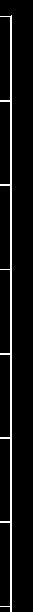
#> input picture univ/src/physics-report/ruler.png, 33 x 612 px
$ python main.py
#> lines starting #> are read from the running program, lines starting #| are printed output that depends on the picture; after the words box and inside, x2 and y2 are one past the last pixel; in counts of white or black regions, pixels touching at a corner belong together
#> in getRulerImg, returned value is the input picture: shape (612, 33, 3); 6.6% white in thin lines or dots, all inside (x1, y1, x2, y2) = (0, 15, 12, 612)
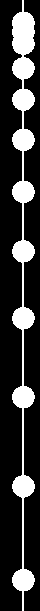
#> input picture univ/src/physics-report/balls.png, 40 x 611 px
#> in getBallsImg, returned value is the input picture: shape (611, 40, 3); 21.2% white; 1 white region, box (x1, y1, x2, y2) and area: (12, 0, 35, 611) 5177
### univ/src/physics-report/ballimg.py
#!/usr/bin/env python3

import cv2
import numpy as np


def calcPxPerMetre(rulerImg: cv2.typing.MatLike) -> float | None:
    imgNpArray = np.asarray(rulerImg)
    hight, width, _ = imgNpArray.shape
#> hight = 612; width = 33

    for x in range(width):
        topPix = imgNpArray[0, x]
        changeYList = []
        continuousChanges = []

        prevChanged = False
        for y in range(1, hight):
            if (topPix != imgNpArray[y, x]).any():
                prevChanged = True
                continuousChanges += [y]
            else:
                if prevChanged:
                    prevChanged = False
                    changeYList += [continuousChanges]
                    continuousChanges = []

        if len(changeYList) != 0:
            avgYList = [sum(p) / len(p) for p in changeYList]
            dyList = [avgYList[i + 1] - avgYList[i] for i in range(len(avgYList) - 1)]
            return (sum(dyList) / len(dyList)) * 10
#> this loop made 1 pass
#> topPix on pass 1: [0, 0, 0]
    return None


def calcBallsY(pxPerMetre: float, ballsImg: cv2.typing.MatLike):
#> called with pxPerMetre = 842.9
    imgNpArray = np.asarray(ballsImg)
    hight, width, _ = imgNpArray.shape
#> hight = 611; width = 40

    for x in range(width):
        topPixel = imgNpArray[0, x]
        changeYList = []
        continuousChanges = []

        prevChanged = False
        for y in range(1, hight):
            if (topPixel != imgNpArray[y, x]).any():
                prevChanged = True
                continuousChanges += [y]
            else:
                if prevChanged:
                    prevChanged = False
                    changeYList += [continuousChanges]
                    continuousChanges = []

        if len(changeYList) != 0:
            avgYList = [sum(p) / len(p) for p in changeYList]
            yList = [(i - min(avgYList)) / pxPerMetre for i in avgYList]
            return yList


# [6 lines left out: function listNumericDiff, not called in this run]

### univ/src/physics-report/utils.py
#!/usr/bin/env python3

def listNumericDiff(argList, virgin):
    res = []
    for i in range(len(argList) - 1):
        res += [(argList[i + 1] - argList[i]) / virgin]

    return res

### univ/src/physics-report/noise.py
from random import random, randint


# [-0.01, 0.01] のノイズを適応
def noise(num):
    unsignedCoef = random() * 0.01
    sign = -(1 ** randint(0, 1))
    coef = unsignedCoef * sign
    return num + (num * coef)

### univ/src/physics-report/main.py
#!/usr/bin/env python3

import matplotlib
import matplotlib.pyplot as plt
import japanize_matplotlib
import cv2
import numpy as np
import base64
import pandas as pd
import os

import noise
import ballimg
import utils

strobeInterval = 1 / 30

matplotlib.use('Agg')


def getBallsImg() -> cv2.typing.MatLike:
    return cv2.imread("balls.png")


def getRulerImg():
    return cv2.imread("ruler.png")

rulerImg = getRulerImg()
ballsImg = getBallsImg()

def drawGraph():
    rawY = ballimg.calcBallsY(ballimg.calcPxPerMetre(rulerImg), ballsImg)
#> rawY = [0, 0.0107, 0.0243, 0.054, 0.0908, 0.138, 0.201, 0.271, 0.351, 0.444, 0.55, 0.661]
    y = list(map(noise.noise, rawY))
#> y = [0, 0.0107, 0.0242, 0.0535, 0.0902, 0.138, 0.2, 0.269, 0.347, 0.442, 0.545, 0.658]
    # y = calcBallsY(calcPxPerMetre())
    v = utils.listNumericDiff(y, strobeInterval)
#> the loop in listNumericDiff, `for i in range(len(argList) - 1):` made 11 passes
#> res on passes 1 to 9: [0.32], [0.32, 0.406], [0.32, 0.406, 0.877], [0.32, 0.406, 0.877, 1.1], [0.32, 0.406, 0.877, 1.1, 1.42], [0.32, 0.406, 0.877, 1.1, 1.42, 1.88], [0.32, 0.406, 0.877, 1.1, 1.42, 1.88, 2.08], [0.32, 0.406, 0.877, 1.1, 1.42, 1.88, 2.08, 2.33], [0.32, 0.406, 0.877, 1.1, 1.42, 1.88, 2.08, 2.33, 2.86]
#> v = [0.32, 0.406, 0.877, 1.1, 1.42, 1.88, 2.08, 2.33, 2.86, 3.08, 3.38]
    a = utils.listNumericDiff(v, strobeInterval)
#> the loop in listNumericDiff (call 2), `for i in range(len(argList) - 1):` made 10 passes
#> res on passes 1 to 9: [2.59], [2.59, 14.12], [2.59, 14.12, 6.78], [2.59, 14.12, 6.78, 9.47], [2.59, 14.12, 6.78, 9.47, 13.87], [2.59, 14.12, 6.78, 9.47, 13.87, 5.84], [2.59, 14.12, 6.78, 9.47, 13.87, 5.84, 7.66], [2.59, 14.12, 6.78, 9.47, 13.87, 5.84, 7.66, 15.76], [2.59, 14.12, 6.78, 9.47, 13.87, 5.84, 7.66, 15.76, 6.66]
#> a = [2.59, 14.12, 6.78, 9.47, 13.87, 5.84, 7.66, 15.76, 6.66, 9.12]

    t_y = [strobeInterval * i for i in range(len(y))]
#> t_y = [0, 0.0333, 0.0667, 0.1, 0.133, 0.167, 0.2, 0.233, 0.267, 0.3, 0.333, 0.367]
    t_v = [strobeInterval / 2 + i for i in t_y][:-1]
#> t_v = [0.0167, 0.05, 0.0833, 0.117, 0.15, 0.183, 0.217, 0.25, 0.283, 0.317, 0.35]
    t_a = [(t_v[0] + t_v[1]) / 2 + i for i in t_v][:-1]
#> t_a = [0.05, 0.0833, 0.117, 0.15, 0.183, 0.217, 0.25, 0.283, 0.317, 0.35]

    # XTグラフ
    def drawXTGraph():
        plt.title("物体の位置と時刻の関係")
        plt.ylabel("物体の位置 (m)")
        plt.xlabel("時刻 (sec)")

        plt.plot(t_y, y, marker="o", linestyle="dotted")
        plt.savefig("output/XTGraph.png")
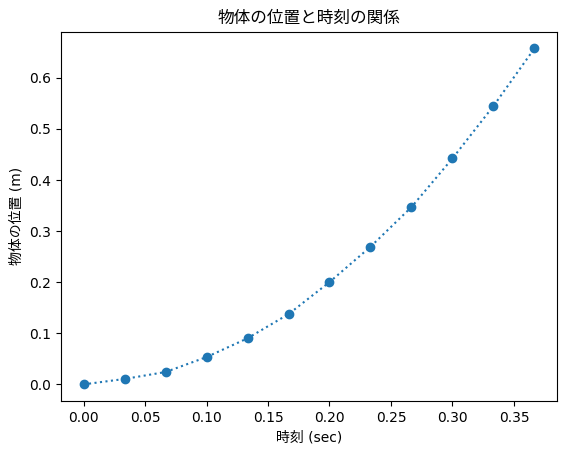
#> figure drawn by matplotlib, 1 panel; curve peaks at x = 0.367, y = 0.658

    def drawVTGraph():
        plt.title("物体の平均速度と時刻の関係")
        plt.ylabel("平均速度 (m/s)")
        plt.xlabel("時刻 (sec)")
        plt.plot(t_v, v, marker="o",linestyle="dotted")
        plt.savefig("output/VTGraph.png")
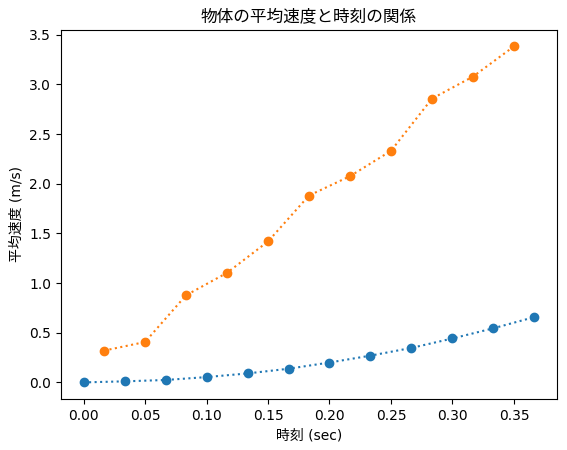
#> figure drawn by matplotlib, 1 panel; curve peaks at x = 0.367, y = 0.658; curve peaks at x = 0.35, y = 3.38

    def drawATGraph():
        plt.title("物体の平均加速度と時刻の関係")
        plt.ylabel("平均加速度 ($m/s^2$)")
        plt.xlabel("時刻 (sec)")
        plt.plot(t_a, a, marker="o", linestyle="dotted")
        plt.savefig("output/ATGraph.png")
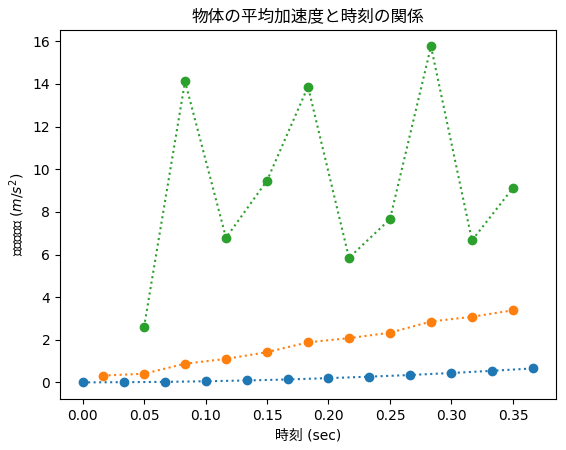
#> figure drawn by matplotlib, 1 panel; curve peaks at x = 0.367, y = 0.658; curve peaks at x = 0.35, y = 3.38; curve peaks at x = 0.283, y = 15.76

    drawXTGraph()
    drawVTGraph()
    drawATGraph()


def main(img_path: str = "img.png"):
    os.mkdir("output")
    drawGraph()

if __name__ == "__main__":
    main()
